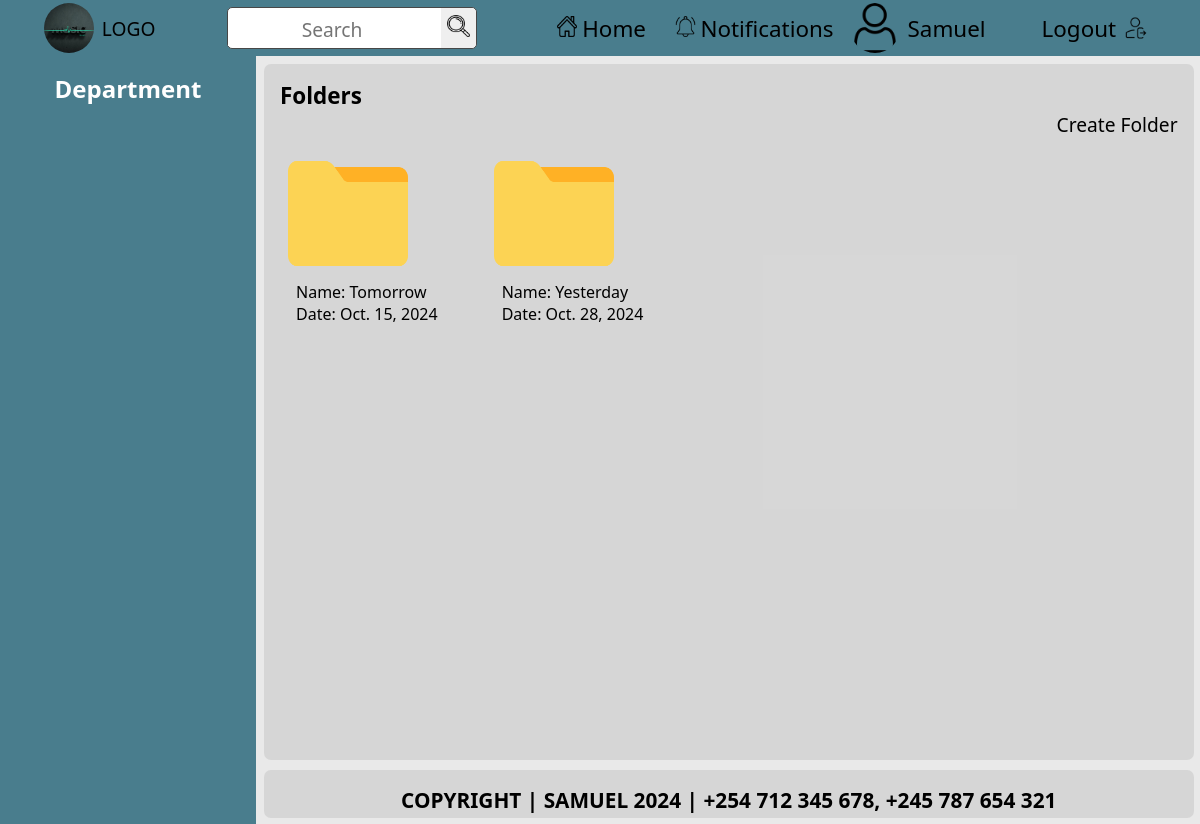
/departments/2/ (signed in), run on an earlier commit of the app's database.
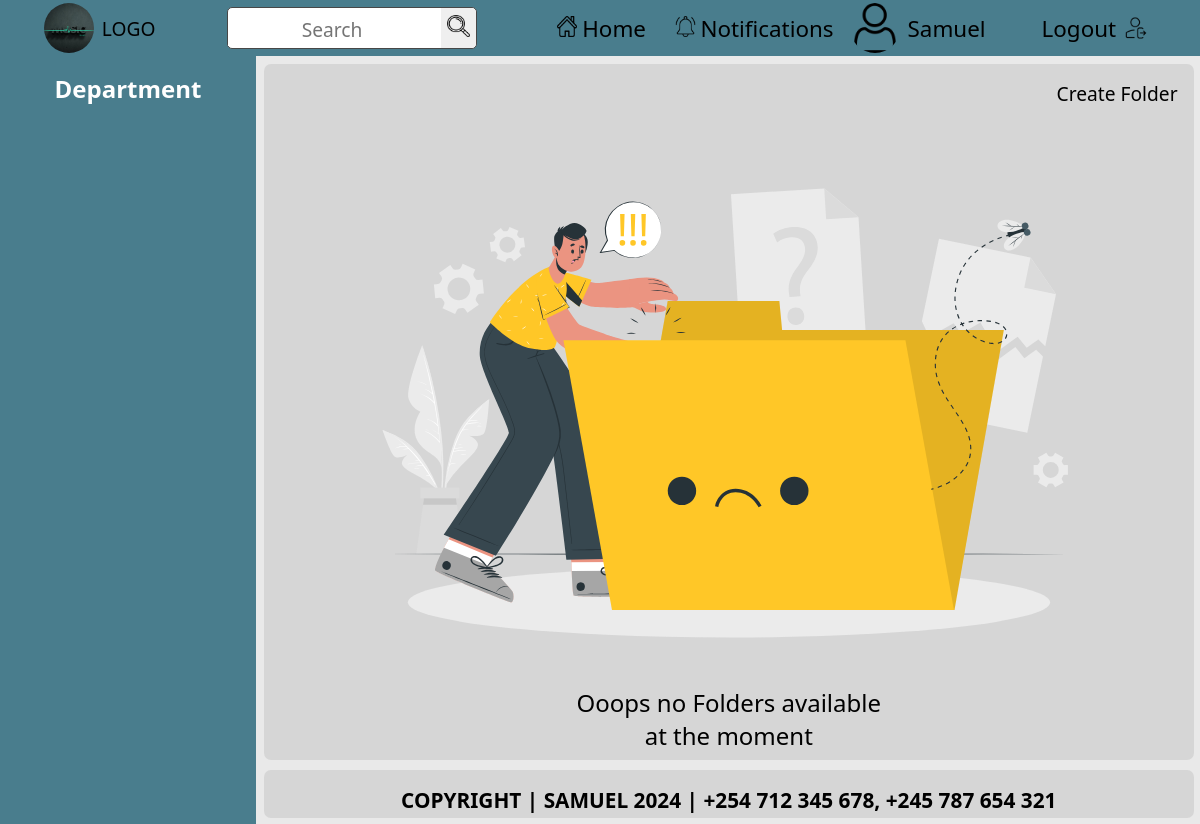
And on a later commit of the database.
### documents/models.py (models this page shows, shortened)
class Folder(models.Model):
    name = models.CharField(max_length=100)
    department = models.ForeignKey(
        Department,
        on_delete=models.CASCADE,
        related_name='folders'
    )
    created_at = models.DateField(auto_now_add=True)
    created_by = models.ForeignKey(
        settings.AUTH_USER_MODEL,
        on_delete=models.SET_NULL,
        null=True,
        related_name='folders_created'
    )
    updated_at = models.DateTimeField(auto_now=True)
    @property
    def is_empty(self):
        return not self.documents.exists()

### documents/views.py (the view)
# urls.py: path('departments/<int:department_id>/', views.department_detail, name='department_detail'),
@login_required
def department_detail(request, department_id):
    department = get_object_or_404(Department, id=department_id)
    folders = department.folders.all()
    documents = Document.objects.filter(folder__department=department)
    return render(request, 'documents/department_details.html', {
        'department': department,
        'folders': folders,
        'documents': documents,
    })

### documents/context_processors.py (called while the page is built)
def departments_context(request):
    user_department = None
    if request.user.is_authenticated:
        try:
            user_department = request.user.profile.department  # Accessing department via Profile
        except Profile.DoesNotExist:
            user_department = None  # Handle case where Profile doesn't exist
    return {
        'user_department': user_department,
    }

### documents/templates/documents/department_details.html (shortened to what this page needs)
{% extends 'base.html' %} {% load static %} {% block extra_css %}
<link rel="stylesheet" href="{% static 'css/svg.css' %}" />
<link rel="stylesheet" href="{% static 'css/folders.css' %}" />
<link rel="stylesheet" href="{% static 'css/files.css' %}" />
{% endblock %}
{% block content %}
{% if folders %}
<h3>Folders</h3>
<div style="text-align: right">
  <a href="{% url 'documents:create_folder' %}" class="btn btn-primary">
    Create Folder
  </a>
</div>
<div class="folder-container">
  {% for folder in folders %}
  <a href="{% url 'documents:folder_detail' folder.id %}">
    <div class="folder-items">
      {% if folder.is_empty %}
      <img
        src="{% static 'images/empty-folder.png' %}"
        alt="empty_folder"
        width="120rem"
        height="135rem"
      />
      {% endif %}
      <div class="folder-details">
        <p>Name: {{ folder.name }}</p>
        <p>Date: {{ folder.created_at }}</p>
      </div>
    </div>
  </a>
  {% endfor %}
</div>
{% else %}
<div style="text-align: right">
  <a href="{% url 'documents:create_folder' %}" class="btn btn-primary">
    Create Folder
  </a>
</div>
<div class="svg-container">
  <div class="svg-items">
    <img src="{% static 'images/No data-cuate.svg' %}" alt="Nothing found" />
    <div class="svg-details">
      <p>Ooops no Folders available at the moment</p>
    </div>
  </div>
</div>
{% endif %} {% endblock %}

### templates/base.html (shortened to what this page needs)
<!DOCTYPE html>
{% load static %}
<html lang="en">
  <head>
    <link rel="stylesheet" href="{% static 'css/index.css' %}" />
    <link rel="stylesheet" href="{% static 'css/tables.css' %}" />
    <link rel="stylesheet" href="{% static 'css/forms.css' %}" />
    <link rel="stylesheet" href="{% static 'css/delete_form.css' %}" />
    <link
      rel="stylesheet"
      href="https://cdnjs.cloudflare.com/ajax/libs/font-awesome/5.15.4/css/all.min.css"
    />
    {% block extra_css %}{% endblock %}
  </head>
  <body>
    <header>
      <a
        href="{% if user.is_superuser %}{% url 'custom_admin_dashboard:admin_dashboard' %}{% else %}{% url 'documents:home' %}{% endif %}"
      >
        <div class="left-row">
          <img
            src="{% static 'images/logo.jpg' %}"
            alt="logo image"
            width="50"
            height="50"
          />
          <span>LOGO</span>
        </div>
      </a>
      <div class="middle-row">
        <form action="{% url 'documents:search' %}" method="get">
          <input type="text" name="q" placeholder="Search" required />
          <button type="submit">
            <img src="{% static 'images/search.png' %} " alt="Search" />
          </button>
        </form>
      </div>
      <div class="right-row">
        <ul>
          <a
            href="{% if user.is_superuser %}{% url 'custom_admin_dashboard:admin_dashboard' %}{% else %}{% url 'documents:home' %}{% endif %}"
          >
            <li>
              <span
                ><img src="{% static 'images/home.png' %}" alt="Home" /></span
              >Home
            </li>
          </a>
          <a href="#">
            <li>
              <span
                ><img
                  src="{% static 'images/notification.png' %}"
                  alt="Notifications" /></span
              >Notifications
            </li>
          </a>
        </ul>
        <a href="#">
          <div class="profile">
            {% if profile_data.profile_image %}
            <img
              src="{% url 'documents:serve_profile_image' user.id %}"
              alt="profile picture"
              width="50"
              height="50"
            />
            {% else %}
            <img
              src="{% static 'images/user.png' %}"
              alt="Default Profile Picture"
              width="50"
              height="50"
            />
            {% endif %}
            <span>{{ user.username }}</span>
          </div>
        </a>
        <a href="{% url 'documents:logout' %}">
          <div class="last">
            <span>Logout</span>
            <img src="{% static 'images/logout.png' %}" alt="Logout" />
          </div>
        </a>
      </div>
    </header>
    <main>
      <section>
        <div class="sidebar">
          <div class="title">
            <h1>Department</h1>
          </div>
        </div>
      </section>
      <section>
        <div class="container">
          {% block content %} {% endblock %}
        </div>
      </section>
    </main>
    <footer>
      <div class="endnote">
        <p>COPYRIGHT | SAMUEL 2024 | +254 712 345 678, +245 787 654 321</p>
      </div>
    </footer>
  </body>
</html>

### static/css/index.css (style rules this page uses)
* { margin: 0; padding: 0; box-sizing: border-box; text-decoration: none; font-family: "Segoe UI", Tahoma, Geneva, Verdana, sans-serif; }
a { color: black; }
li { list-style: none; }
body { background-color: hsla(0, 0%, 90%, 0.87); }
header { display: flex; align-items: center; justify-content: space-around; padding: 0.5rem; background-color: hsl(194, 32%, 42%); position: fixed; font-size: 1.2rem; top: 0; left: 0; right: 0; height: 3.5rem; z-index: 100; }
header ul { display: flex; list-style: none; gap: 0.8rem; }
header ul li { font-size: 1.4rem; border-radius: 6px; }
.left-row { display: flex; align-items: center; }
.middle-row form { background-color: white; width: auto; border: 1.5px solid hsl(0, 0%, 28%); border-radius: 5px; }
.middle-row form input { outline: none; border: none; text-align: center; padding: 0.3rem; }
.middle-row form input::placeholder { margin: auto; font-size: 1.2rem; }
.middle-row form button img { width: 1.4rem; height: 1.4rem; }
.middle-row form button { cursor: pointer; padding: 0.4rem; border: none; outline: none; border-top-right-radius: 5px; border-bottom-right-radius: 5px; }
.right-row { display: flex; align-items: center; }
.right-row ul { cursor: pointer; }
.right-row ul li { display: flex; align-items: center; justify-content: center; padding: 0.5rem; }
.right-row ul li img { margin-right: 0.3rem; width: 1.3rem; height: 1.3rem; }
.left-row span { cursor: pointer; }
.left-row img { cursor: pointer; object-fit: cover; margin-right: 0.5rem; width: 50px; height: 50px; border-radius: 50%; }
.last { display: flex; align-items: center; justify-content: center; gap: 0.5rem; margin-left: 3rem; font-size: 1.4rem; border-radius: 6px; padding: 0.5rem; }
.last img { width: 1.5rem; height: 1.5rem; }
.profile { font-size: 1.4rem; border-radius: 6px; margin-left: 0.5rem; display: flex; align-items: center; }
.profile img { object-fit: cover; margin-right: 0.5rem; width: 50px; height: 50px; border-radius: 50%; }
.sidebar { color: white; background-color: hsl(194, 32%, 42%); position: fixed; width: 16rem; top: 3.5rem; bottom: 0; display: flex; flex-direction: column; gap: 1rem; }
.sidebar .title { padding: 1rem; text-align: center; }
.container { overflow-y: auto; font-size: 1.2rem; height: 87vh; width: auto; background-color: hsla(0, 0%, 77%, 0.5); padding: 1rem; margin-top: 4rem; margin-left: 16.5rem; margin-right: 0.4rem; margin-bottom: 4rem; border-radius: 7px; }
.endnote { bottom: 0; right: 0; left: 0; position: fixed; padding: 1rem; font-size: 1.3rem; font-weight: bold; background-color: hsla(0, 0%, 77%, 0.5); height: 3rem; text-align: center; justify-content: center; margin-left: 16.5rem; margin-right: 0.4rem; margin-bottom: 0.4rem; border-radius: 7px; }

### static/css/svg.css (style rules this page uses)
.svg-container { height: 100%; width: auto; display: flex; align-items: center; justify-content: center; }
.svg-items { display: flex; flex-direction: column; align-items: center; text-align: center; }
.svg-items img { height: 35rem; }
.svg-details { width: 20rem; font-size: 1.5rem; }

What changed in the data, as far as the page shows it:
removed Folder: name "Tomorrow", created_at "Oct. 15, 2024"
removed Folder: name "Yesterday", created_at "Oct. 28, 2024"
Also different on the page:
text no longer shown: "Folders"
text now shown: "Ooops no Folders available at the moment"
